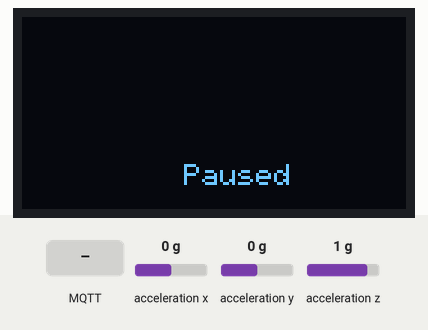
Simulated run of this sketch. Board: ESP32-C3. Shown: 128×64 one-colour display. Wiring (inferred from the names in the program): MPU-6050 motion sensor at I2C address 0x68. Inputs (shaded band) come from the test bench; at power-on: acceleration x 0 g, acceleration y 0 g, acceleration z 1 g. WiFi joins after 1.5 s; servers stay silent unless stated; no MQTT or app messages arrive unless stated; what the sketch prints to the serial monitor is not drawn.

Above: at 2.5 s.
2.6 s: MQTT message "1" arrives on the second subscribed topic
At 5.4 s:
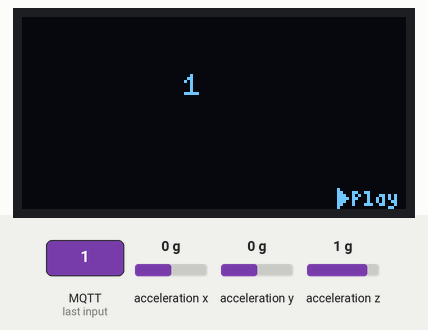
5.6 s: MQTT message "1" arrives on the third subscribed topic
Timing chart, 0 to 8.6 s (numbered marks = the images above; inputs shaded):
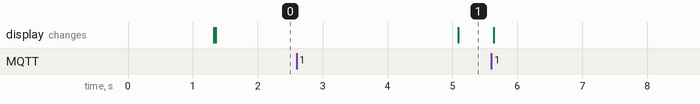

The sketch:

esp32c3_cover_display.ino
```cpp
#include <Arduino.h>
#include <WiFi.h>
#include <WebServer.h>
#include <ElegantOTA.h>
#include <PubSubClient.h>
#include <U8g2lib.h>
#include <Wire.h>
#include <math.h>
#include <stdarg.h>

#include "credentials.h"

constexpr uint32_t DISPLAY_TIMEOUT_MS = 5UL * 60UL * 1000UL;  // 5min
// ESP32-C3 I2C pins
constexpr int I2C_SDA_PIN = 8;
constexpr int I2C_SCL_PIN = 9;

constexpr uint16_t MQTT_BUFFER_SIZE = 4096;  // mono bitmap payload is small
constexpr uint16_t LOG_BUFFER_SIZE = 192;
constexpr uint8_t COVER_BYTES_PER_ROW = (48 + 7) / 8;
constexpr uint16_t COVER_BITMAP_BYTES = COVER_BYTES_PER_ROW * 48;

// Layout
constexpr uint8_t TEXT_MARGIN_X = 48 + 4;
constexpr uint8_t ARTIST_Y = 14;
constexpr uint8_t TITLE_Y = 26;
constexpr uint8_t TITLE_Y2 = 36;  // Second Title-Row
constexpr uint8_t TITLE_Y3 = 46;  // Third Title-Row
constexpr uint8_t PAUSED_Y = 56;
constexpr uint8_t X_OFFSET = 2;

// GY-512 (MPU-6050) vibration / knock detection
constexpr uint8_t MPU6050_ADDR = 0x68;
constexpr float KNOCK_THRESHOLD_G = 0.26f;
constexpr uint32_t KNOCK_COOLDOWN_MS = 1000;
constexpr uint32_t MOTION_OFF_DELAY_MS = 10000;  // 5s after last knock -> OFF
constexpr uint16_t CALIBRATION_SAMPLES = 200;

WiFiClient wifiClient;
PubSubClient mqttClient(wifiClient);
WebServer otaServer(80);  // Web server for ElegantOTA
// 180 degree rotated
U8G2_SSD1309_128X64_NONAME2_F_HW_I2C u8g2(U8G2_R2);
// Cover buffers
static uint8_t coverBitmap[(48 * 48) / 8];
static bool coverAvailable = false;
static bool needsRedraw = true;
static bool displaySleeping = false;

// Metadata
static String currentArtist;
static String currentTitle;
static uint32_t lastActivityMs = 0;
static bool playbackActive = false;
static bool coverPending = false;
static uint32_t coverPendingSince = 0;

// MQTT toggle
static bool displayRemoteEnabled = true;

// MPU-6050 motion state
static float baseAx = 0, baseAy = 0, baseAz = 0;
static bool motionSensorAvailable = false;
static bool motionPublished = false;
static bool motionPublishPending = false;
static uint32_t motionLastKnockMs = 0;
static uint32_t motionLastTriggerMs = 0;
static bool motionDiscoverySent = false;

void ensureWifi();
void ensureMqtt();
void refreshDisplay();
void updateDisplayPower(bool wake);
void handleCoverMonoPayload(const uint8_t *payload, size_t length);
void handleArtistPayload(const uint8_t *payload, size_t length);
void handleTitlePayload(const uint8_t *payload, size_t length);
void handlePlaybackEvent(bool started);
void handleDisplayControlPayload(const uint8_t *payload, size_t length);
void publishDisplayState();
String truncateTextToWidth(const String &value, int maxWidth);
void splitTextIntoLines(const String &text, int maxWidth, String &line1, String &line2);
bool isVowel(char c);
void logPayloadPreview(const uint8_t *payload, size_t length);
bool readAccel(int16_t &ax, int16_t &ay, int16_t &az);
bool initMPU6050();
void calibrateBaseline();
void pollMotionSensor();
void publishMotionDiscovery();
void publishMotionState(bool active, bool force = false);
void logLine(const char *message);
void logf(const char *format, ...);

void logLine(const char *message) {
  Serial.println(message);

  if (!mqttClient.connected()) {
    return;
  }

  const String topic = String(MQTT_TOPIC_BASE) + "/debug/log";
  mqttClient.publish(topic.c_str(), message, false);
}

void logf(const char *format, ...) {
  char message[LOG_BUFFER_SIZE];

  va_list args;
  va_start(args, format);
  vsnprintf(message, sizeof(message), format, args);
  va_end(args);

  logLine(message);
}

void setup() {
  Serial.begin(115200);
  delay(100);

  Wire.begin(I2C_SDA_PIN, I2C_SCL_PIN);

  motionSensorAvailable = initMPU6050();
  if (motionSensorAvailable) {
    logLine("MPU-6050 initialized");
    calibrateBaseline();
  } else {
    logLine("MPU-6050 init FAILED - knock detection disabled");
  }

  u8g2.begin();
  u8g2.setContrast(255);
  u8g2.setPowerSave(0);
  u8g2.enableUTF8Print();
  u8g2.clearBuffer();
  u8g2.sendBuffer();

  // WiFi stability optimizations
  WiFi.persistent(false);
  WiFi.setAutoReconnect(true);
  WiFi.mode(WIFI_STA);
  WiFi.setTxPower(WIFI_POWER_19_5dBm);  // Max TX

  // MQTT
  mqttClient.setServer(MQTT_HOST, MQTT_PORT);
  mqttClient.setKeepAlive(15);
  mqttClient.setSocketTimeout(2);
  if (!mqttClient.setBufferSize(MQTT_BUFFER_SIZE)) {
    logLine("MQTT buffer allocation failed");
  } else {
    logf("MQTT buffer size: %u bytes", MQTT_BUFFER_SIZE);
  }
  mqttClient.setCallback([](char *topic, uint8_t *payload, unsigned int length) {
    const String topicStr(topic);

    if (topicStr.endsWith("/cover_mono")) {
      handleCoverMonoPayload(payload, length);
    } else if (topicStr.endsWith("/artist")) {
      handleArtistPayload(payload, length);
    } else if (topicStr.endsWith("/title")) {
      handleTitlePayload(payload, length);
    } else if (topicStr.endsWith("/play_start") || topicStr.endsWith("/play_resume")) {
      handlePlaybackEvent(true);
    } else if (topicStr.endsWith("/play_end")) {
      handlePlaybackEvent(false);
    } else if (topicStr.endsWith("/display/set")) {
      handleDisplayControlPayload(payload, length);
    }
  });

  ensureWifi();
  ensureMqtt();

  // Publish clean OFF state on boot
  if (mqttClient.connected()) {
    publishMotionState(false, true);
    logLine("Motion: OFF (boot)");
  }

  lastActivityMs = millis();

  // Start ElegantOTA web server
  otaServer.on("/", []() {
    otaServer.send(200, "text/plain", "ESP32-C3 Mediadisplay - OTA: http://" + WiFi.localIP().toString() + "/update");
  });
  ElegantOTA.begin(&otaServer);
  otaServer.begin();
  logf("ElegantOTA ready at http://%s/update", WiFi.localIP().toString().c_str());
}

void loop() {
  pollMotionSensor();

  ensureWifi();
  ensureMqtt();
  mqttClient.loop();
  otaServer.handleClient();
  ElegantOTA.loop();

  const uint32_t now = millis();
  const bool timedOut = (now - lastActivityMs) > DISPLAY_TIMEOUT_MS;
  if (coverPending && (now - coverPendingSince) > 6000) {
    coverPending = false;
    needsRedraw = true;
  }

  const bool shouldBeAwake = displayRemoteEnabled && !timedOut;
  updateDisplayPower(shouldBeAwake);

  if (!timedOut && needsRedraw) {
    refreshDisplay();
    needsRedraw = false;
  }

  delay(10);
}

void ensureWifi() {
  static uint32_t lastWifiAttempt = 0;
  static uint8_t wifiFailCount = 0;
  static bool wifiConnecting = false;
  static bool wasConnected = false;
  const uint32_t now = millis();

  if (WiFi.status() == WL_CONNECTED) {
    if (!wasConnected) {
      logf("Wi-Fi connected, IP: %s", WiFi.localIP().toString().c_str());
      logf("WiFi RSSI: %d dBm", WiFi.RSSI());
    }
    wifiFailCount = 0;
    wifiConnecting = false;
    wasConnected = true;
    return;
  }
  wasConnected = false;

  if (wifiConnecting) {
    if (now - lastWifiAttempt < 15000) {
      return;
    }
    logLine("Wi-Fi connect timeout");
    wifiConnecting = false;
  } else if (now - lastWifiAttempt < 3000) {
    return;
  }
  lastWifiAttempt = now;

  // After multiple failures, do a full WiFi reset
  if (wifiFailCount >= 5) {
    logLine("WiFi: Too many failures, resetting WiFi stack...");
    WiFi.disconnect(true);
    WiFi.mode(WIFI_OFF);
    WiFi.mode(WIFI_STA);
    WiFi.setTxPower(WIFI_POWER_19_5dBm);
    wifiFailCount = 0;
    wifiConnecting = false;
  }

  logf("Connecting to Wi-Fi %s...", WIFI_SSID);
  WiFi.begin(WIFI_SSID, WIFI_PASS);
  wifiConnecting = true;
  wifiFailCount++;
  logLine("Wi-Fi connect started");
}

void ensureMqtt() {
  if (mqttClient.connected()) {
    return;
  }

  static uint32_t lastMqttAttempt = 0;
  const uint32_t now = millis();

  if (now - lastMqttAttempt < 5000) {
    return;
  }
  lastMqttAttempt = now;

  if (WiFi.status() != WL_CONNECTED) {
    logLine("MQTT: WiFi not connected, skipping");
    return;
  }

  logLine("Connecting to MQTT...");
  if (mqttClient.connect("esp32c3-cover", MQTT_USER, MQTT_PASS)) {
    logf("MQTT connected, remote logs on %s/debug/log", MQTT_TOPIC_BASE);
    const String base = MQTT_TOPIC_BASE;
    mqttClient.subscribe((base + "/cover_mono").c_str());
    mqttClient.subscribe((base + "/title").c_str());
    mqttClient.subscribe((base + "/artist").c_str());
    mqttClient.subscribe((base + "/track_id").c_str());
    mqttClient.subscribe((base + "/play_start").c_str());
    mqttClient.subscribe((base + "/play_end").c_str());
    mqttClient.subscribe((base + "/play_resume").c_str());
    mqttClient.subscribe((base + "/display/set").c_str());
    publishDisplayState();
    publishMotionDiscovery();
    publishMotionState(motionPublished, true);
  } else {
    logf("MQTT connect failed, rc=%d (retry in 5s)", mqttClient.state());
  }
}

bool readAccel(int16_t &ax, int16_t &ay, int16_t &az) {
  Wire.beginTransmission(MPU6050_ADDR);
  Wire.write(0x3B);
  if (Wire.endTransmission(false) != 0) return false;
  Wire.requestFrom(MPU6050_ADDR, (uint8_t)6);
  if (Wire.available() < 6) return false;
  ax = (Wire.read() << 8) | Wire.read();
  ay = (Wire.read() << 8) | Wire.read();
  az = (Wire.read() << 8) | Wire.read();
  return true;
}

bool initMPU6050() {
  Wire.beginTransmission(MPU6050_ADDR);
  Wire.write(0x6B);
  Wire.write(0x00);
  if (Wire.endTransmission(true) != 0) return false;

  // Accel range +-2g (16384 LSB/g)
  Wire.beginTransmission(MPU6050_ADDR);
  Wire.write(0x1C);
  Wire.write(0x00);
  Wire.endTransmission(true);

  // DLPF ~44 Hz
  Wire.beginTransmission(MPU6050_ADDR);
  Wire.write(0x1A);
  Wire.write(0x03);
  Wire.endTransmission(true);

  return true;
}

void calibrateBaseline() {
  Serial.printf("Calibrating baseline (%u samples)...\n", CALIBRATION_SAMPLES);
  float sx = 0, sy = 0, sz = 0;
  uint16_t good = 0;
  for (uint16_t i = 0; i < CALIBRATION_SAMPLES; i++) {
    int16_t ax, ay, az;
    if (readAccel(ax, ay, az)) {
      sx += ax / 16384.0f;
      sy += ay / 16384.0f;
      sz += az / 16384.0f;
      good++;
    }
    delay(5);
  }
  if (good > 0) {
    baseAx = sx / good;
    baseAy = sy / good;
    baseAz = sz / good;
  }
  Serial.printf("Baseline: ax=%.3f ay=%.3f az=%.3f g\n", baseAx, baseAy, baseAz);
}

void publishMotionDiscovery() {
  if (!mqttClient.connected()) return;

  const String discoveryTopic = "homeassistant/binary_sensor/esp32c3_motion/config";
  const String stateTopic = String(MQTT_TOPIC_BASE) + "/motion/state";

  String payload = "{";
  payload += "\"name\":\"ESP32-C3 Motion\",";
  payload += "\"unique_id\":\"esp32c3_motion_mpu6050\",";
  payload += "\"state_topic\":\"" + stateTopic + "\",";
  payload += "\"device_class\":\"vibration\",";
  payload += "\"payload_on\":\"ON\",";
  payload += "\"payload_off\":\"OFF\",";
  payload += "\"device\":{";
  payload += "\"identifiers\":[\"esp32c3_cover\"],";
  payload += "\"name\":\"ESP32-C3 Mediadisplay\",";
  payload += "\"manufacturer\":\"Espressif\",";
  payload += "\"model\":\"ESP32-C3 Super Mini\"";
  payload += "}";
  payload += "}";

  mqttClient.publish(discoveryTopic.c_str(), payload.c_str(), true);
  motionDiscoverySent = true;
  Serial.println("Motion HA discovery published");
}

void publishMotionState(bool active, bool force) {
  const char *state = active ? "ON" : "OFF";

  if (!force && motionPublished == active && !motionPublishPending) {
    return;
  }

  motionPublished = active;
  if (!mqttClient.connected()) {
    motionPublishPending = true;
    return;
  }

  const String topic = String(MQTT_TOPIC_BASE) + "/motion/state";
  mqttClient.publish(topic.c_str(), state, true);
  motionPublishPending = false;
  Serial.printf("Motion: %s\n", state);
}

void pollMotionSensor() {
  if (!motionSensorAvailable) return;

  if (motionPublishPending && mqttClient.connected()) {
    publishMotionState(motionPublished, true);
  }

  int16_t ax, ay, az;
  if (!readAccel(ax, ay, az)) return;

  const float gx = ax / 16384.0f - baseAx;
  const float gy = ay / 16384.0f - baseAy;
  const float gz = az / 16384.0f - baseAz;
  const float delta = sqrtf(gx * gx + gy * gy + gz * gz);

  const uint32_t now = millis();

  // Knock detected
  if (delta >= KNOCK_THRESHOLD_G && (now - motionLastKnockMs) >= KNOCK_COOLDOWN_MS) {
    motionLastKnockMs = now;
    motionLastTriggerMs = now;
    Serial.printf("Knock detected (delta=%.3fg)\n", delta);

    if (motionPublished && mqttClient.connected()) {
      publishMotionState(false, true);
    }
    publishMotionState(true, true);
  }

  // Auto-OFF after delay
  if (motionPublished && (now - motionLastTriggerMs) >= MOTION_OFF_DELAY_MS) {
    publishMotionState(false, true);
  }
}

void handleCoverMonoPayload(const uint8_t *payload, size_t length) {
  if (length == 2 && payload[0] == '-' && payload[1] == '-') {
    return;
  }
  if (length != COVER_BITMAP_BYTES) {
    Serial.printf("Cover mono wrong size: %u bytes\n", static_cast<unsigned>(length));
    return;
  }

  memcpy(coverBitmap, payload, COVER_BITMAP_BYTES);
  coverAvailable = true;
  coverPending = false;
  playbackActive = true;
  needsRedraw = true;
  lastActivityMs = millis();
  Serial.printf("Cover mono received (%u bytes)\n", COVER_BITMAP_BYTES);
}

void handleArtistPayload(const uint8_t *payload, size_t length) {
  String newArtist((const char *)payload, length);
  newArtist.trim();
  if (newArtist != currentArtist) {
    currentArtist = newArtist;
    needsRedraw = true;
    Serial.printf("Artist: %s\n", currentArtist.c_str());
  }
  lastActivityMs = millis();
  playbackActive = true;
}

void handleTitlePayload(const uint8_t *payload, size_t length) {
  String newTitle((const char *)payload, length);
  newTitle.trim();
  if (newTitle != currentTitle) {
    currentTitle = newTitle;
    needsRedraw = true;
    Serial.printf("Title: %s\n", currentTitle.c_str());
  }
  lastActivityMs = millis();
  playbackActive = true;
}

void handlePlaybackEvent(bool started) {
  playbackActive = started;
  if (started) {
    lastActivityMs = millis();
    Serial.println("Playback started");
  } else {
    Serial.println("Playback ended");
  }
}

void handleDisplayControlPayload(const uint8_t *payload, size_t length) {
  String cmd((const char *)payload, length);
  cmd.trim();
  cmd.toUpperCase();

  bool newState = displayRemoteEnabled;
  if (cmd == "ON" || cmd == "1" || cmd == "TRUE") {
    newState = true;
  } else if (cmd == "OFF" || cmd == "0" || cmd == "FALSE") {
    newState = false;
  }

  if (newState != displayRemoteEnabled) {
    displayRemoteEnabled = newState;
    Serial.printf("MQTT Set: %s\n", displayRemoteEnabled ? "ON" : "OFF");
    if (displayRemoteEnabled) {
      lastActivityMs = millis();
      needsRedraw = true;
    }

    publishDisplayState();
  }
}

void publishDisplayState() {
  if (!mqttClient.connected()) {
    return;
  }
  const String stateTopic = String(MQTT_TOPIC_BASE) + "/display/state";
  const char *stateStr = displayRemoteEnabled ? "ON" : "OFF";
  mqttClient.publish(stateTopic.c_str(), stateStr, true);  // retained
  Serial.printf("Published display state: %s\n", stateStr);
}

void refreshDisplay() {
  u8g2.clearBuffer();

  const int coverY = (64 - 48) / 2;
  if (coverAvailable) {
    u8g2.drawXBMP(X_OFFSET, coverY, 48, 48, coverBitmap);
  }
  const int textMaxWidth = 128 - TEXT_MARGIN_X - 4 - X_OFFSET;

  // Artist
  u8g2.setFont(u8g2_font_4x6_tf);
  if (currentArtist.length()) {
    const String text = truncateTextToWidth(currentArtist, textMaxWidth);
    u8g2.drawUTF8(TEXT_MARGIN_X + X_OFFSET, ARTIST_Y, text.c_str());
  }

  // Title
  u8g2.setFont(u8g2_font_6x10_tf);
  if (currentTitle.length()) {
    const int titleWidth = u8g2.getUTF8Width(currentTitle.c_str());
    if (titleWidth <= textMaxWidth) {
      u8g2.drawUTF8(TEXT_MARGIN_X + X_OFFSET, TITLE_Y, currentTitle.c_str());
    } else {
      String line1, line2;
      splitTextIntoLines(currentTitle, textMaxWidth, line1, line2);
      u8g2.drawUTF8(TEXT_MARGIN_X + X_OFFSET, TITLE_Y, line1.c_str());
      const int line2Width = u8g2.getUTF8Width(line2.c_str());
      if (line2Width <= textMaxWidth) {
        u8g2.drawUTF8(TEXT_MARGIN_X + X_OFFSET, TITLE_Y2, line2.c_str());
      } else {
        String line2a, line2b;
        splitTextIntoLines(line2, textMaxWidth, line2a, line2b);
        u8g2.drawUTF8(TEXT_MARGIN_X + X_OFFSET, TITLE_Y2, line2a.c_str());
        u8g2.drawUTF8(TEXT_MARGIN_X + X_OFFSET, TITLE_Y3, line2b.c_str());
      }
    }
  }

  // Paused
  if (!playbackActive) {
    u8g2.setFont(u8g2_font_6x10_tf);
    u8g2.drawStr(TEXT_MARGIN_X + X_OFFSET, PAUSED_Y, "Paused");
  }

  // Play symbol
  if (playbackActive) {
    u8g2.setFont(u8g2_font_4x6_tf);
    u8g2.drawTriangle(103 + X_OFFSET, 57, 103 + X_OFFSET, 63, 106 + X_OFFSET, 60);
    u8g2.drawStr(108 + X_OFFSET, 63, "Play");
  }

  u8g2.sendBuffer();
}

void updateDisplayPower(bool wake) {
  if (wake && displaySleeping) {
    u8g2.setPowerSave(0);
    displaySleeping = false;
    needsRedraw = true;
    Serial.println("Display wake");
  } else if (!wake && !displaySleeping) {
    u8g2.setPowerSave(1);
    displaySleeping = true;
    Serial.println("Display sleep");
  }
}

String truncateTextToWidth(const String &value, int maxWidth) {
  if (value.length() == 0 || maxWidth <= 0) return String();
  if (u8g2.getUTF8Width(value.c_str()) <= maxWidth) return value;
  for (int end = value.length(); end > 0; end--) {
    if (u8g2.getUTF8Width(value.substring(0, end).c_str()) <= maxWidth)
      return value.substring(0, end);
  }
  return String();
}

bool isVowel(char c) {
  c = tolower(c);
  return strchr("aeiouäöü", c) != nullptr;
}

void splitTextIntoLines(const String &text, int maxWidth, String &line1, String &line2) {
  line1 = line2 = "";
  int lastSpace = -1;
  String current = "";

  for (int i = 0; i < text.length(); i++) {
    current += text.charAt(i);
    if (text.charAt(i) == ' ') lastSpace = i;

    if (u8g2.getUTF8Width(current.c_str()) > maxWidth) {
      if (lastSpace > 0) {
        line1 = text.substring(0, lastSpace);
        line2 = text.substring(lastSpace + 1);
      } else {
        for (int j = i - 1; j > 0; j--) {
          if (isVowel(text.charAt(j))) {
            line1 = text.substring(0, j + 1) + "-";
            line2 = text.substring(j + 1);
            break;
          }
        }
        if (line1.length() == 0) {
          line1 = text.substring(0, i);
          line2 = text.substring(i);
        }
      }
      break;
    }
  }

  if (line1.length() == 0) {
    line1 = text;
    line2 = "";
  }
  line1 = truncateTextToWidth(line1, maxWidth);
}
```

Source omitted: credentials.example.h (493 bytes)

Measured:
- after the input at 2.6 s, the display: changes after 2.5 s (image 1)
